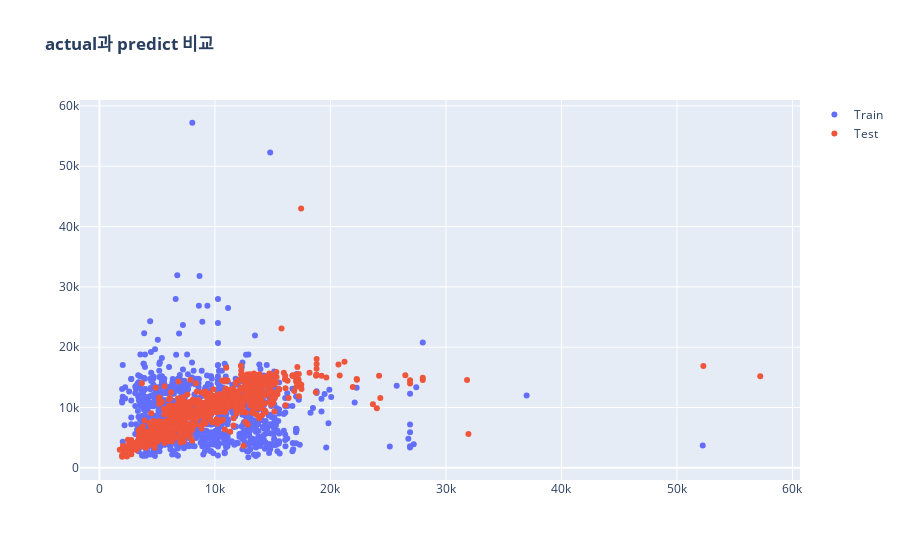

Notebook code for this chart:
### Code cell
fig = make_subplots(rows=1, cols=1, shared_xaxes=True)
fig.add_trace(go.Scatter(x=y_train,y=y_test, mode='markers',name='Train'))
fig.add_trace(go.Scatter(x=y_test,y=test_pred,mode='markers',
              name='Test')) # mode='lines+markers'          

fig.update_layout(title='<b>actual과 predict 비교')
fig.show()

### Figure 1 — Plotly figure (JSON) as saved in the notebook; plotly's stock layout.template omitted (floating-point values rounded to 4 significant figures; data arrays with more than 128 entries replaced by an {"elided": "..."} marker saying what was removed)
{"data": [{"mode": "markers", "name": "Train", "type": "scatter", "x": {"elided": "9614 int values"}, "y": {"elided": "1068 int values"}}, {"mode": "markers", "name": "Test", "type": "scatter", "x": {"elided": "1068 int values"}, "y": {"elided": "1068 float values"}}], "layout": {"title": {"text": "<b>actual과 predict 비교"}, "xaxis": {"anchor": "y", "domain": [0, 1]}, "yaxis": {"anchor": "x", "domain": [0, 1]}}}
